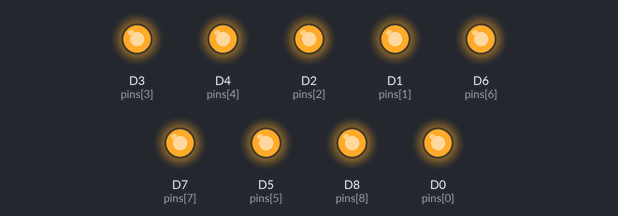
Recording of a sketch running on a simulated ESP8266 (Wemos D1 mini). Parts: output pins drawn as LEDs (lit = HIGH).

Above: at 0.15 s.
At 2.25 s:
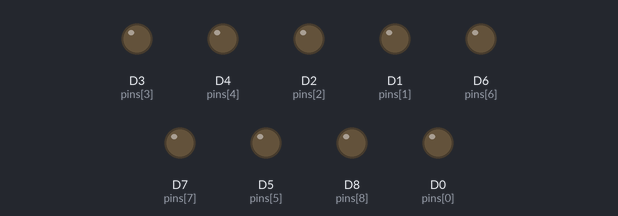
Timing chart, 0 to 3.0 s (numbered marks = the images above):
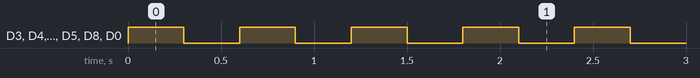

The sketch:

01_all_out_blink.ino
```cpp
int pins[] = {D0,D1,D2,D3,D4,D5,D6,D7,D8};
int pins_length = sizeof(pins) / sizeof(pins[0]);
int i=0;

void setup() {
  Serial.begin(115200);
  for(i=0;i<pins_length;i++) pinMode(pins[i],OUTPUT);
}

void loop() {
  for(i=0;i<pins_length;i++) {
    digitalWrite(pins[i], HIGH);
  }
  delay(300);

  for(i=0;i<pins_length;i++) {
    digitalWrite(pins[i], LOW);
  }
  delay(300);
}
```

Measured:
- by itself, D3 (pins[3]), D4 (pins[4]), D2 (pins[2]), D1 (pins[1]), D6 (pins[6]), D7 (pins[7]), D5 (pins[5]), D8 (pins[8]), D0 (pins[0]): alternates HIGH for 0.30 s and LOW for 0.30 s
